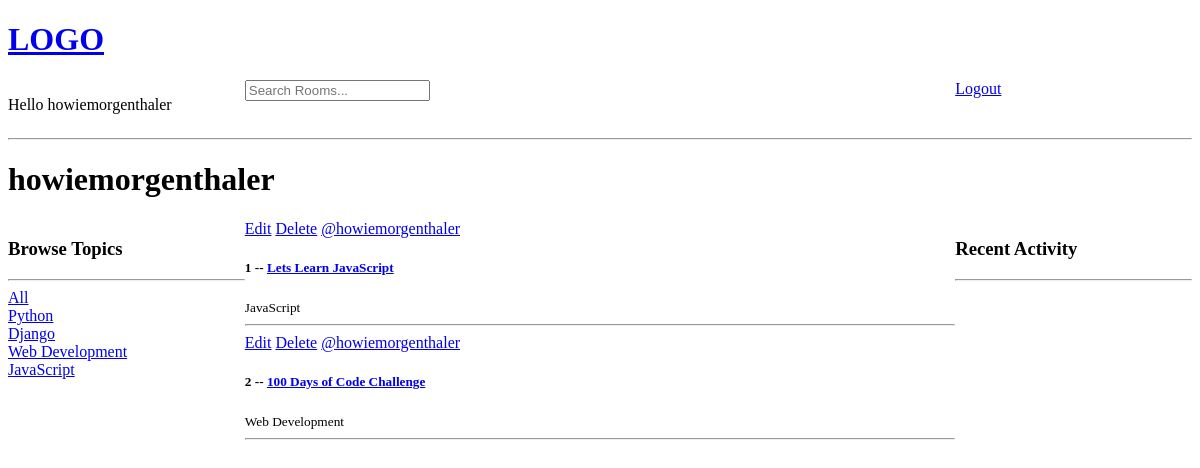
/profile/1 (signed in), run on an earlier commit of the app's database.
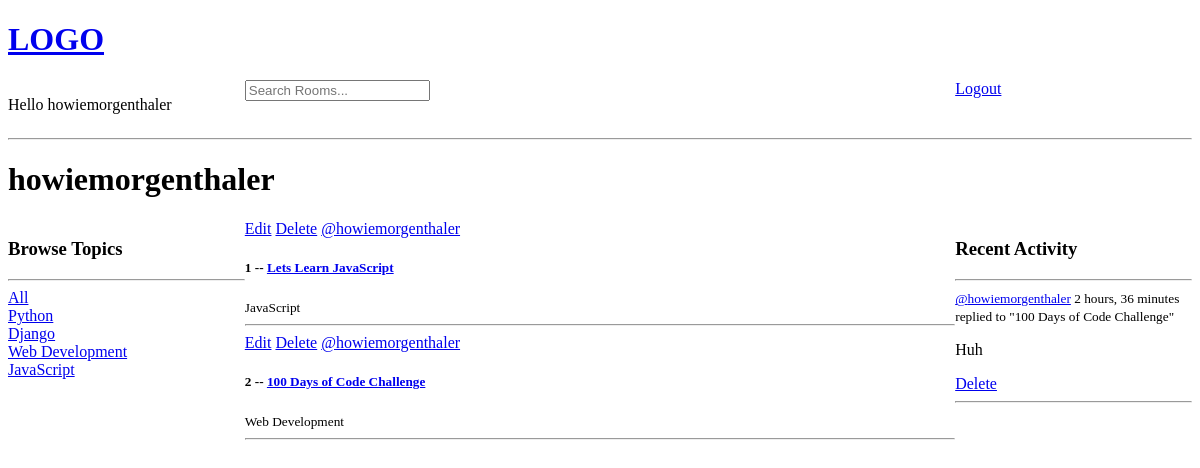
And on a later commit of the database.
### base/models.py (models this page shows, shortened)
class Topic(models.Model):
    name = models.CharField(max_length=200)

class Room(models.Model):
    host = models.ForeignKey(User, on_delete=models.SET_NULL, null=True)
    topic = models.ForeignKey(Topic, on_delete=models.SET_NULL, null=True)
    name = models.CharField(max_length=200)
    description = models.TextField(null=True, blank=True)
    participants = models.ManyToManyField(User, related_name='participants', blank=True)
    updated = models.DateTimeField(auto_now=True)
    created = models.DateTimeField(auto_now_add=True)
    class Meta:
        ordering = ['-updated', '-created']
    def __str__(self):
        return self.name

class Message(models.Model):
    user = models.ForeignKey(User, on_delete=models.CASCADE)
    room = models.ForeignKey(Room, on_delete=models.CASCADE)
    body = models.TextField()
    updated = models.DateTimeField(auto_now=True)
    created = models.DateTimeField(auto_now_add=True)
    class Meta:
        ordering = ['-updated', '-created']
    def __str__(self):
        return self.body[0:50]

### base/views.py (the view)
# urls.py: path('profile/<str:pk>', views.userProfile, name="user-profile"),
def userProfile(request, pk):
    user = User.objects.get(id=pk)
    rooms = user.room_set.all()
    activity_messages = user.message_set.all()
    topics = Topic.objects.all()
    context = {'user': user, 'rooms': rooms, 'activity_messages': activity_messages,
                'topics': topics}
    return render(request, 'base/profile.html', context)

### base/templates/base/profile.html
{% extends 'main.html' %}
{% load static %}
{% block content %}
<h1>{{user.username}}</h1>
<div class="profile-container">
    <div>
        {% include 'base/topic_component.html' %}
    </div>
    <div>
        {% include 'base/feed_component.html' %}
    </div>
    <div>
        {% include 'base/activity_component.html' %}
    </div>
</div>
{% endblock content %}

### base/templates/base/topic_component.html
<h3>Browse Topics</h3>
<hr>
<a href="{% url 'home'%}">All</a>
{% for topic in topics %}
    <div>
        <a href="{% url 'home'%}?q={{topic.name}}">{{topic.name}}</a>
    </div>
{% endfor %}

### base/templates/base/feed_component.html
<div>
{% for room in rooms %}
    <div>
    {% if request.user == room.host %}
    <a href="{% url 'update-room' room.id %}">Edit</a>
    <a href="{% url 'delete-room' room.id %}">Delete</a>
    {% endif %}
    <a href="{% url 'user-profile' room.host.id %}">@{{room.host.username}}</a>
    <h5>{{room.id}} -- <a href="{% url 'room' room.id%}">{{room.name}}</a></h5>
    <small>{{room.topic.name}}</small>
    <hr>
    </div>
{% endfor %}
</div>

### base/templates/base/activity_component.html
<h3>Recent Activity</h3>
<hr>
{% for message in activity_messages %}
<div>
    <small><a href="{% url 'user-profile' message.user.id %}">@{{message.user}}</a> {{message.created|timesince}}</small>
    <small>replied to "{{message.room}}"</small>
    <p>{{message}}</p>
    {% if request.user == message.user %}
    <a href="{% url 'delete-message' message.id %}">Delete</a>
    {% endif %}
    <hr>
</div>
{% endfor %}

What changed in the data, as far as the page shows it:
added Message: user "howiemorgenthaler", created "2 hours, 36 minutes", room "100 Days of Code Challenge", body "Huh", shows "Delete"
